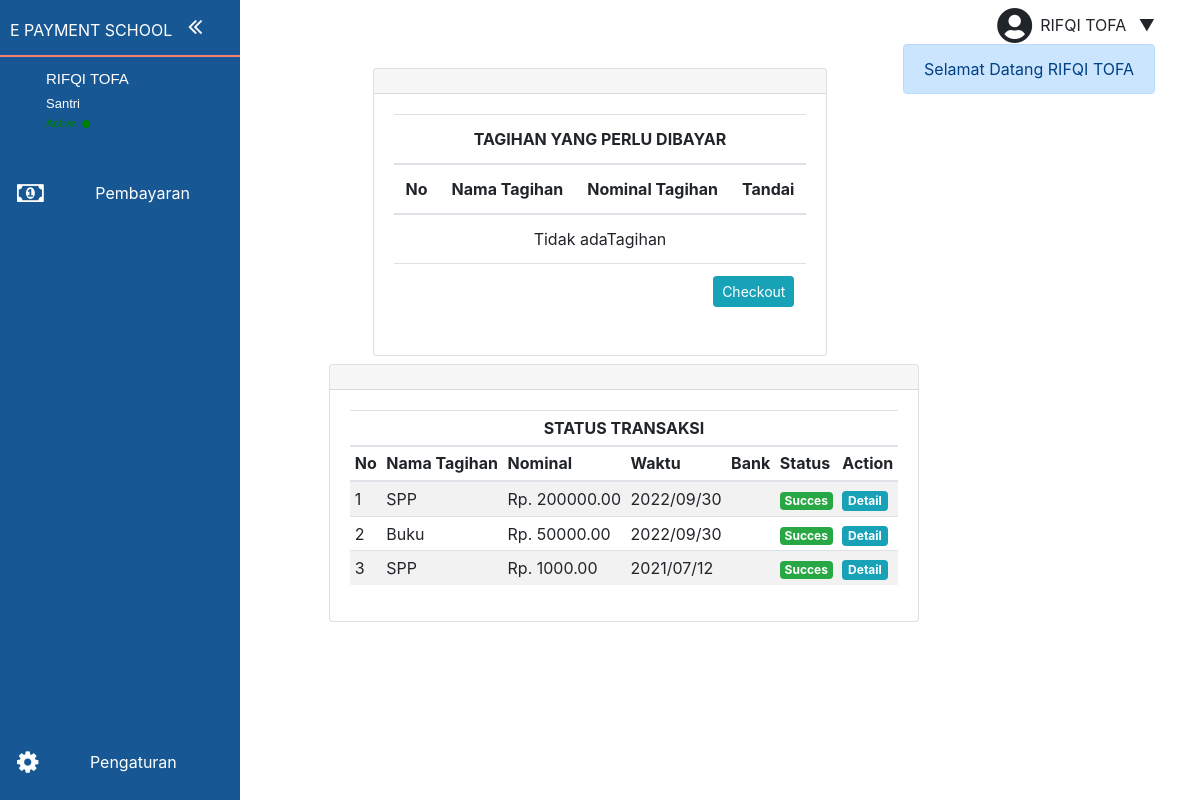
The page /dashboard/siswa/ (signed in) on the database its author committed.
### tables this page shows
CREATE TABLE `data_siswa` (
  `nis` bigint(15) NOT NULL,
  `id_kelas` int(11) NOT NULL,
  `id_akun` bigint(15) DEFAULT NULL,
  `nama` varchar(25) NOT NULL,
  `semester` enum('gasal','genap') NOT NULL,
  `jenis_kelamin` enum('laki','perempuan') NOT NULL,
  `ttl` date NOT NULL,
  `waktu_masuk` date NOT NULL,
  `kota` varchar(25) NOT NULL,
  `no_hp` bigint(15) NOT NULL,
  `nm_no` varchar(25) NOT NULL,
  `alamat` text NOT NULL,
  `namapic` varchar(255) DEFAULT NULL
);

CREATE TABLE `tagihan` (
  `id_tagihan` bigint(15) NOT NULL,
  `id_transaksi` varchar(50) DEFAULT NULL,
  `nis` bigint(15) NOT NULL,
  `nm_tagihan` varchar(50) NOT NULL,
  `nominal` decimal(10,2) NOT NULL,
  `waktu_dibuat` datetime NOT NULL
);

### dashboard/siswa/Siswa_Controller.php (called while the page is built, shortened)
<?php
class Siswa_Controller extends Config{
    public $db;
    function __construct()
    {
        $mysqli = new mysqli($this->host, $this->user, $this->passwd, $this->defaultdb);
        $this->db = $mysqli;
    }
    function ambilPesan(int $nis){
        $result = array();
        $no_index = 0;
        $query_1 = "select message, baca from message where nis_to = 0 or nis_to = $nis";
        $fungsi_query = $this->db->query($query_1);
        if ($fungsi_query->num_rows > 0){
            while($data = $fungsi_query->fetch_assoc()){
                $result[$no_index++] = $data;
            }
        }
        return array('msg' => $result, 'notif' => $fungsi_query->num_rows);
    }
}

### dashboard/siswa/index.php (the view, shortened to what this page needs)
<?php
require_once(dirname(__FILE__) . '../../../veritrans-php-snap/Veritrans.php');
require_once "Siswa_Controller.php";
$siswaController = new Siswa_Controller();
$conn = $siswaController->db;
$email = $_SESSION['email'];
$nis = 0;
$query_get_nis = $conn->query("select s.nis from data_siswa s inner join akun a on s.id_akun=a.id_akun where a.email='$email'");
$data_nis = $query_get_nis->fetch_assoc();
if ($data_nis != null) {
    $nis = $data_nis['nis'];
}
$query_select = $conn->query("select * from data_siswa s
    inner join kelas k on s.id_kelas=k.id_kelas
    inner join akun a on s.id_akun=a.id_akun where s.nis='$nis'");
$data = $query_select->fetch_assoc();
?>
<!DOCTYPE html>
<html lang="en">
<head>
    <link rel="stylesheet" href="https://maxcdn.bootstrapcdn.com/bootstrap/4.0.0/css/bootstrap.min.css"
>
    <link rel="stylesheet" href="../../../mpti/css/style.css">
    <link rel="stylesheet" href="https://use.fontawesome.com/releases/v5.7.0/css/all.css"
>
    <link rel="stylesheet" href="https://cdnjs.cloudflare.com/ajax/libs/font-awesome/4.7.0/css/font-awesome.min.css">
</head>
<body>
    <nav class="navbar">
        <ul class="navbar-nav">
            <li class="logo">
                <a href="#" class="nav-link">
                    <span class="logo-text">E PAYMENT SCHOOL</span>
                    <i class="fa fa-angle-double-right arrow-nav"></i>
                </a>
            </li>
            <li class="nav-profile">
                <div class="user-pic">
                </div>
                <div class="text-profile">
                    <div class="name">
                        <span><?= $data['nama']; ?></span>
                    </div>
                    <div class="tag-user">
                        <span>Santri</span>
                    </div>
                    <div class="status">
                        <span>Active</span>
                    </div>
                </div>
            </li>
            <li class="nav-item">
                <a href="?page=tagihan" class="nav-link">
                    <i class="fa fa-money"></i>
                    <span class="link-text">Pembayaran</span>
                </a>
            </li>
            <li class="nav-item">
                <a href="?page=setting" class="nav-link">
                    <i class="fa fa-cog"></i>
                    <span class="link-text">Pengaturan</span>
                </a>
            </li>
        </ul>
    </nav>
                            <?php foreach ($siswaController->ambilPesan(intval($data['nis']))['msg'] as $msg) : ?>
                            <a href="">
                                <li class="list-group-item"><?= $msg['message'] ?><i
                                        class="fa fa-trash float-right mt-1 ml-3"></i><i
                                        class="fa fa-envelope<?= ($msg['baca'] == "1") ? '-open' : null?> float-right mt-1"></i>
                                </li>
                            </a>
                            <?php endforeach  ?>
    <div class="container">
        <div class="row">
            <div class="col d-inline-flex justify-content-end">
                            class="badge badge-primary badge-pill"><?= $siswaController->ambilPesan(intval($data['nis']))['notif'] ?></span>
                <div class="mt-2 d-flex" id="btn-dropdown">
                    <i class='fas fa-user-circle' style='font-size:36px'></i>
                    <div class="dropdown">
                        <span
                            class="p-2"><?= explode(" ", $data['nama'])[0]." ".explode(" ", $data['nama'])[1]; ?></span>
                        <span style="margin-top: 7px;">&#9660;</span>
                    </div>
                </div>
            </div>
        </div>
        <div class="d-flex flex-row-reverse">
            <div class="position-absolute alert-primary alert fade <?= isset($_SESSION['alert']) ? 'show' : null ?>"
                id="alert" role="alert" style="z-index: 1;">
                <?= $_SESSION['alert'] ?></div>
        </div>
        <?php
        if (isset($_GET['page'])) {
            if ($_GET['page'] == "tagihan") {
                include "tagihan.php";
            } else if ($_GET['page'] == "cicilan") {
                include "cicilan.html";
            } else if ($_GET['page'] == "history") {
                include "history.html";
            } else if ($_GET['page'] == "setting") {
                include "pengaturan.php";
            } else if ($_GET['page'] == "profil") {
                include "profil_saya.php";
            } else if ($_GET['page'] == "ubah-katasandi") {
                include "ubah_katasandi.php";
            } elseif ($_GET['page'] == "proses") {
                include "proses.php";
            }
        } else {
            include "tagihan.php";
        }
        ?>
    </div>
</body>
</html>

### dashboard/siswa/tagihan.php (shortened to what this page needs)
<div class="row mt-4 mb-5 justify-content-center">
    <div class="col-sm-auto mb-2">
        <div class="card">
            <div class="card-header"></div>
            <div class="card-body">
                <table class="table table-responsive" id="tb-tagihan">
                    <thead>
                        <tr>
                            <th colspan="6" class="text-center text-uppercase">Tagihan yang perlu dibayar</th>
                        </tr>
                        <tr>
                            <th>No</th>
                            <th>Nama Tagihan</th>
                            <th>Nominal Tagihan</th>
                            <th>Tandai</th>
                        </tr>
                    </thead>
                    <tbody>
                        <?php
                        $query_select_t = $conn->query("select * from tagihan where id_transaksi is null && nis='$nis'");
                        if ($query_select_t->num_rows === 0) {
                            echo "<tr><td colspan='5' class='text-center'>Tidak adaTagihan</td></tr>";
                        }
                        ?>
                    </tbody>
                    <tfoot>
                        <tr>
                            <th colspan="4">
                                <input type="submit" class="btn btn-info float-right btn-sm" name="bayar"
                                    value="Checkout">
                            </th>
                        </tr>
                    </tfoot>
                </table>
            </div>
        </div>
    </div>
    <div class="col-sm-auto ml-5">
        <div class="card">
            <div class="card-header"></div>
            <div class="card-body">
                <table class="table table-sm table-striped table-hover table-responsive">
                    <thead>
                        <tr>
                            <th colspan="8" class="text-center text-uppercase">Status Transaksi</th>
                        </tr>
                        <tr>
                            <th>No</th>
                            <th>Nama Tagihan</th>
                            <th>Nominal</th>
                            <th>Waktu</th>
                            <th>Bank</th>
                            <th>Status</th>
                            <th>Action</th>
                        </tr>
                    </thead>
                    <tbody>
                        <?php
                        $no = 1;
                        $q_select_tr = $conn->query("select * from transaksi tr
                    inner join tagihan t on tr.id_transaksi=t.id_transaksi where tr.nis='$nis'");
                        if ($q_select_tr) {
                            while ($rows = $q_select_tr->fetch_assoc()) {
                        ?>
                        <tr>
                            <td><?= $no++; ?></td>
                            <td><?= $rows['nm_tagihan']; ?></td>
                            <td>Rp. <?= $rows['nominal']; ?></td>
                            <td><?= date_format(date_create($rows['waktu_dibuat']), "Y/m/d"); ?></td>
                            <td><?= $rows['bank']; ?></td>
                            <td>
                                <?php
                                        $status = $rows['status_code'];
                                        $status_tr = $rows['status_tr'];
                                        if ($status == null) {
                                            echo "<span class='badge badge-info'>onProses</span>";
                                        } elseif ($status == "200") {
                                            echo "<span class='badge badge-success'>Succes</span>";
                                        } elseif ($status == "201") {
                                            echo "<span class='badge badge-warning'>Pending</span>";
                                        } elseif ($status == "407") {
                                            echo "<span class='badge badge-danger'>$status_tr</span>";
                                        }
                                        ?>
                            </td>
                            <td><button id="btn-detail" class="btn badge badge-info" data-toggle="modal"
                                    data-target="#bukti-tagihan" value="<?= $rows['id_transaksi']; ?>">Detail</button>
                            </td>
                        </tr>
                        <?php }
                        } ?>
                    </tbody>
                </table>
            </div>
        </div>
    </div>
</div>

### css/style.css (style rules this page uses)
* { margin: 0; padding: 0; box-sizing: border-box; }
.navbar { margin: 0; padding: 0; position: fixed; transition: width 600ms ease; background-color: #175794; z-index: 10; }
.navbar-nav { list-style: none; height: 100vh; width: 100%; }
.navbar-nav li:last-child { margin-top: auto; }
.logo { background-color: #175794; width: 100%; display: flex; align-items: center; justify-content: center; }
.logo i { color: white; padding: 7px; font-size: 35px; }
.logo-text { display: inline; position: absolute; padding: 10px; color: white; height: 100px; left: -160px; text-transform: uppercase; transition: left 500ms ease; }
.arrow-nav { margin-left: 0px; transform: rotate(0deg); transition: transform 500ms, margin-left 500ms; }
.nav-profile { border-top: 2px solid salmon; width: 100%; padding: 10px; display: flex; }
.user-pic { padding: 7px; }
.text-profile { display: none; flex: 1; color: white; margin-left: 10%; font-family: sans-serif; align-items: center; justify-content: center; }
.name span { font-size: 15px; }
.tag-user span { font-size: 13px; }
.status span { display: flex; color: green; font-size: 11px; }
.status span::after { margin-left: 5px; margin-top: -14px; font-size: 30px; content: "\2022"; }
.nav-link { text-decoration: none; display: flex; color: white; }
.link-text { display: none; color: white; opacity: 0; margin-left: 25%; transition: display 0s, opacity 0.5s linier; }
.nav-link i { font-size: 25px; color: white; }
.nav-item { width: 100%; padding: 17px; }
.dropdown { margin-top: 5px; position: relative; cursor: pointer; }
@media only screen and (min-width: 600px) { .navbar { top: 0; width: 4rem; height: 100vh; } }

### rows shown on the page
data_siswa: nama "RIFQI TOFA", nama "RIFQI", nama "TOFA"
tagihan: nm_tagihan "SPP", nominal "200000.00", waktu_dibuat "2022/09/30", $rows['id_transaksi'] 19001129 (drawn)
tagihan: nm_tagihan "Buku", nominal "50000.00", waktu_dibuat "2022/09/30", $rows['id_transaksi'] 19001162 (drawn)
tagihan: nm_tagihan "SPP", nominal "1000.00", waktu_dibuat "2021/07/12", $rows['id_transaksi'] 19001179 (drawn)

### other values the page prints
$_SESSION['alert'] "Selamat Datang RIFQI TOFA"
